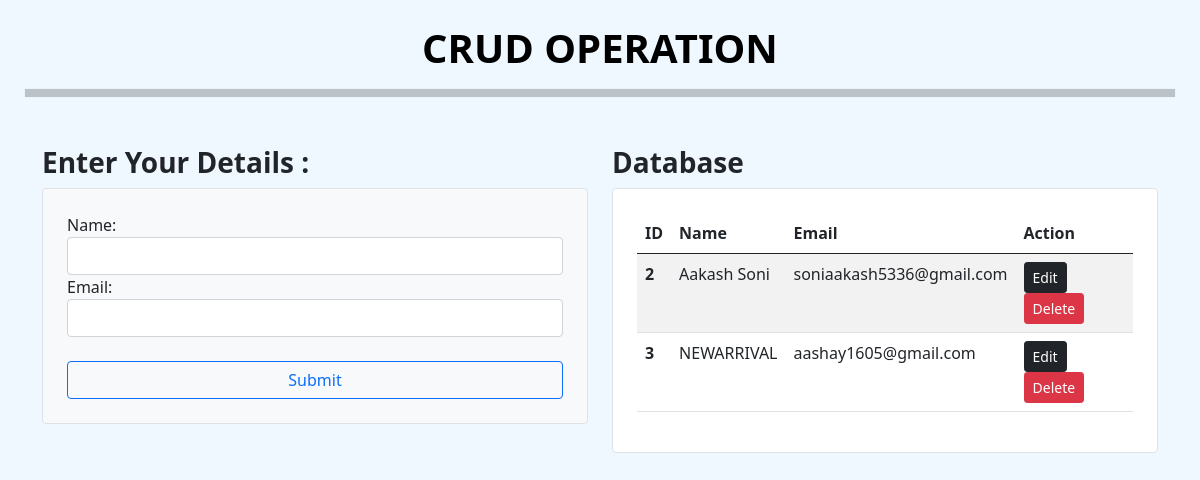
The app's page /, older data.
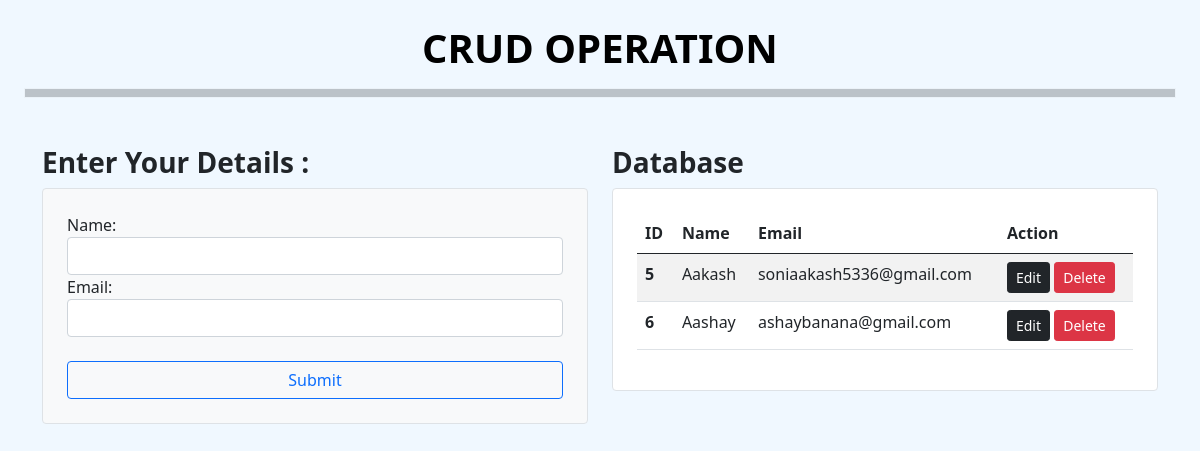
The same page, newer data.
### core/models.py (models this page shows)
class Crud(models.Model):
    name=models.CharField(max_length=60)
    Email=models.EmailField(max_length=70)

### core/views.py (the view)
# urls.py: path('',views.base,name='base'),
def base(request):
    if request.method == 'POST':
        crud=Crudform(request.POST)
        if crud.is_valid():
            crud.save()
            messages.success(request, "Record added successfully!")
        return redirect('base')
    else:
        crud=Crudform()
        cd=Crud.objects.all()
        return render (request,'core/base.html',{'crud':crud,'cd':cd})

### core/forms.py
class Crudform(forms.ModelForm):
    class Meta:
        model=Crud
        fields='__all__'
        widgets={
            'name':forms.TextInput(attrs={'class':'form-control col-auto'}),
            'Email':forms.EmailInput(attrs={'class':'form-control'})
        }

### core/templates/core/base.html (shortened to what this page needs)
<!--{% load static %}
{% load static %}
<!DOCTYPE html>
<html lang="en">
<head>
    <link rel="stylesheet" href="{% static 'core/css/bootstrap.min.css' %}">
    <link rel="stylesheet" href="{% static 'core/css/core.css' %}">
</head>
<body>
    <h1 class="text-center mt-4" style='font-weight:bolder; color:black;'>CRUD OPERATION</h1>
    <hr class='ms-4 me-4 p-1 border dashed bg-dark' >
    <div class="container mt-5">
            <div class="row">
            <div class="col-md-6">
                <h3> <strong>Enter Your Details :</strong></h3>
                <div class="p-4 border rounded bg-light">
                    <form action="" method="POST">
                        {{ crud }}
                        <br>
                        <button type="submit" id="submit" class="btn btn-outline-primary w-100">Submit</button>
                    </form>
                </div>
            </div>
            <div class="col-md-6">
                <h3 id="db"> <strong>Database</strong></h3>
                <div class="p-4 border rounded bg-white">
                    <table class="table table-striped">
                        <thead class="thead-dark">
                            <tr>
                                <th scope="col">ID</th>
                                <th scope="col">Name</th>
                                <th scope="col">Email</th>
                                <th scope="col">Action</th>
                            </tr>
                        </thead>
                        <tbody>
                            {% for c in cd %}
                            <tr>
                                <th scope="row">{{ c.id }}</th>
                                <td>{{ c.name }}</td>
                                <td>{{ c.Email }}</td>
                                <td>
                                    <a href="{% url "update" c.id %}" class="btn btn-sm btn-dark">Edit</a>
                                    <form action="{% url "delete" c.id  %}" method="POST" class='d-inline'>
                                        <input type="submit" value='Delete' class='btn btn-sm btn-danger'>
                                    </form>
                                </td>
                            </tr>
                            {% endfor %}
                        </tbody>
                    </table>
                </div>
            </div>
        </div>
    </div>
</body>
</html>

### core/static/core/css/core.css (style rules this page uses)
body { background-color: aliceblue; }

Row changes from the older to the newer data that the page shows:
removed Crud: id "2", name "Aakash Soni", Email "soniaakash5336@gmail.com"
removed Crud: id "3", name "NEWARRIVAL", Email "aashay1605@gmail.com"
added Crud: id "5", name "Aakash", Email "soniaakash5336@gmail.com"
added Crud: id "6", name "Aashay", Email "ashaybanana@gmail.com"
